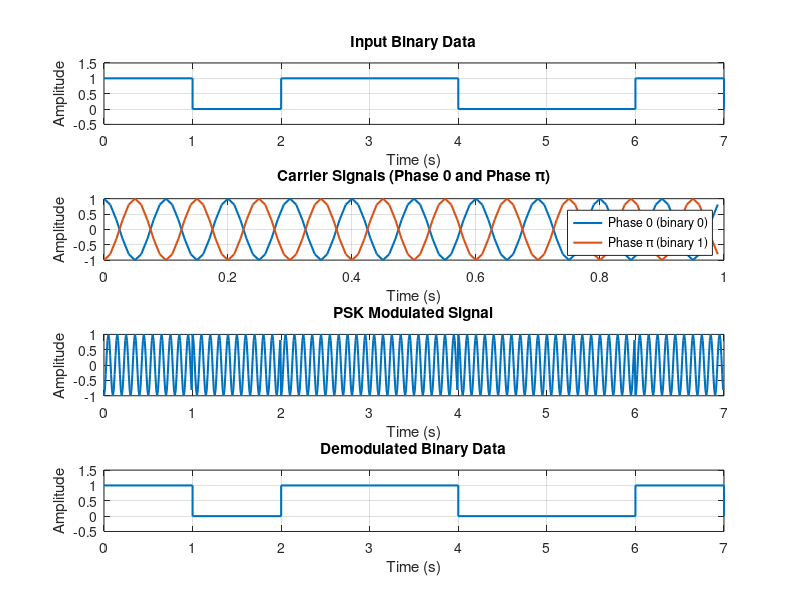

MATLAB code for this plot:
data = [1 0 1 1 0 0 1];
bit_rate = 1;
carrier_freq = 10;
sampling_rate = 100;
bit_duration = 1 / bit_rate;
t = 0:1/sampling_rate:bit_duration - 1/sampling_rate;
carrier_0 = cos(2 * pi * carrier_freq * t);
carrier_1 = cos(2 * pi * carrier_freq * t + pi);
psk_signal = [];
for i = 1:length(data)
if data(i) == 1
psk_signal = [psk_signal carrier_1];
else
psk_signal = [psk_signal carrier_0];
end
end
demodulated_data = [];
for i = 1:length(data)
segment_start = (i - 1) * length(t) + 1;
segment_end = i * length(t);
received_segment = psk_signal(segment_start:segment_end);
corr_0 = sum(received_segment .* carrier_0);
corr_1 = sum(received_segment .* carrier_1);
if corr_1 > corr_0
demodulated_data = [demodulated_data 1];
else
demodulated_data = [demodulated_data 0];
end
end

figure;
subplot(4, 1, 1);
stairs(0:bit_duration:length(data) * bit_duration, [data 0], 'LineWidth', 1.5);
title('Input Binary Data');
xlabel('Time (s)');
ylabel('Amplitude');
ylim([-0.5 1.5]);
grid on;

subplot(4, 1, 2);
plot(t, carrier_0, 'LineWidth', 1.5);
hold on;
plot(t, carrier_1, 'LineWidth', 1.5);
title('Carrier Signals (Phase 0 and Phase π)');
xlabel('Time (s)');
ylabel('Amplitude');
legend('Phase 0 (binary 0)', 'Phase π (binary 1)');
grid on;

subplot(4, 1, 3);
plot(0:1/sampling_rate:(length(data) * bit_duration - 1/sampling_rate), psk_signal, 'LineWidth', 1.5);
title('PSK Modulated Signal');
xlabel('Time (s)');
ylabel('Amplitude');
grid on;

subplot(4, 1, 4);
stairs(0:bit_duration:length(demodulated_data) * bit_duration, [demodulated_data 0], 'LineWidth', 1.5);
title('Demodulated Binary Data');
xlabel('Time (s)');
ylabel('Amplitude');
ylim([-0.5 1.5]);
grid on;

disp('Demodulated Data:');
disp(demodulated_data);
